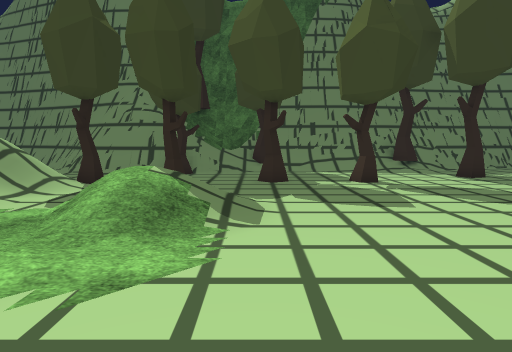
View 1 (above)

16 first-person views from a walk through a 3-D level made in the Unity game engine. The camera is 1.3 m above the floor, tilts 6° down and sees 75° across. The floor is counted in squares, 1 m on a side. Each view is taken from the middle of a square. On the plan, view 1 faces up. The plan holds only what a view shows up to about 14 squares ahead; the rest is blank. The place goes on beyond the plan. Some animated figures are not drawn. Some surface patterns are stand-ins.

View 2
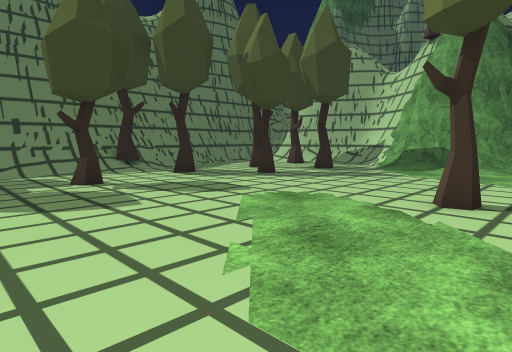

View 3
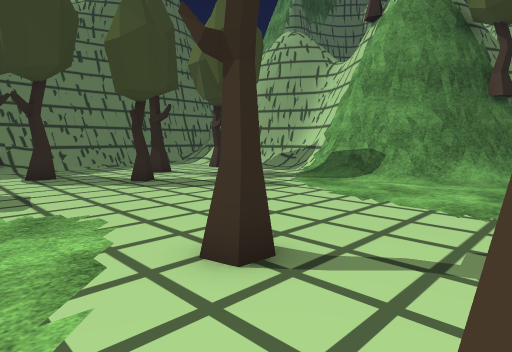

View 4
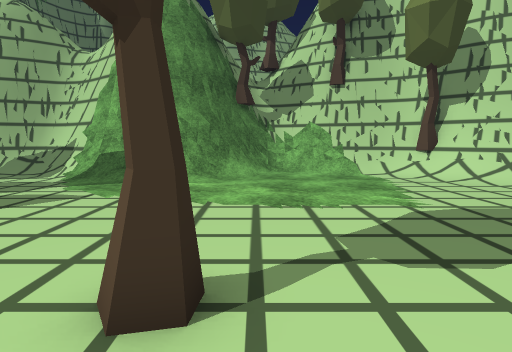

View 5
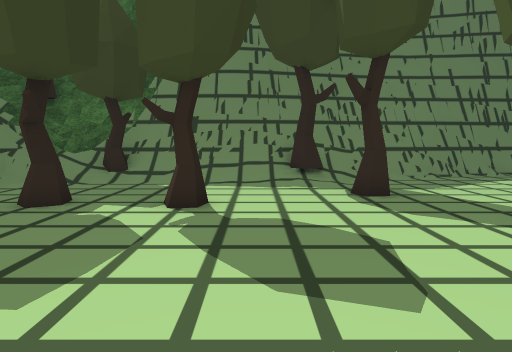

View 6
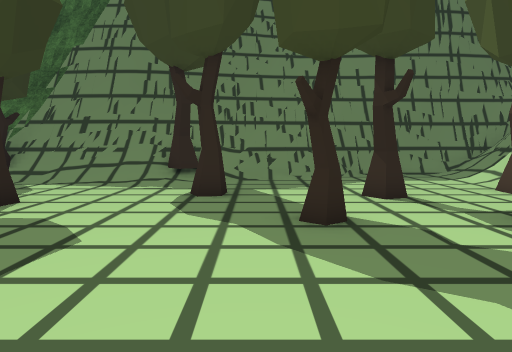

View 7
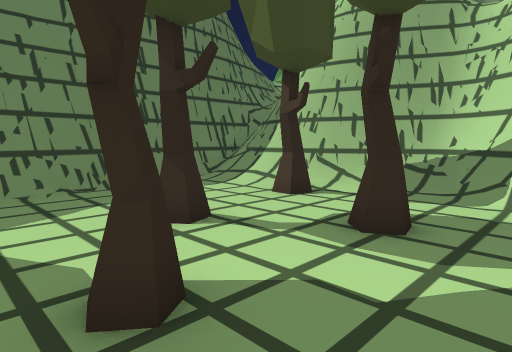

View 8
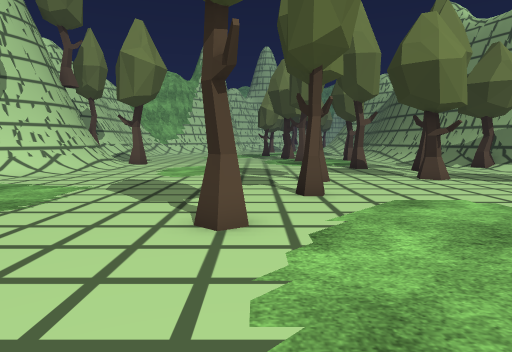

View 9
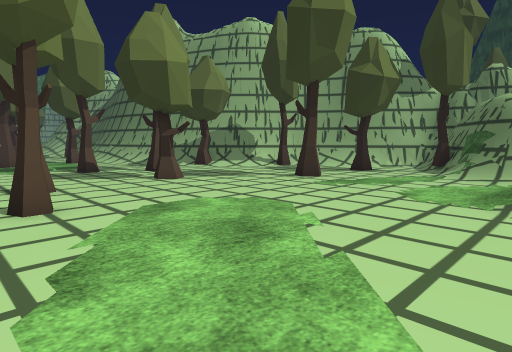

View 10
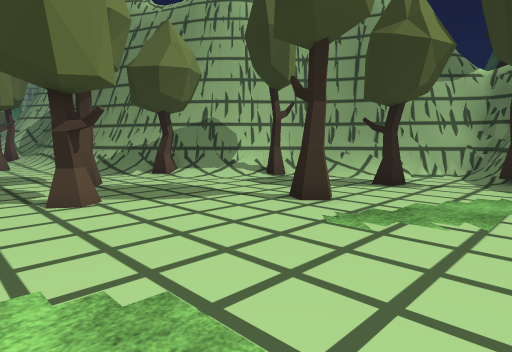

View 11
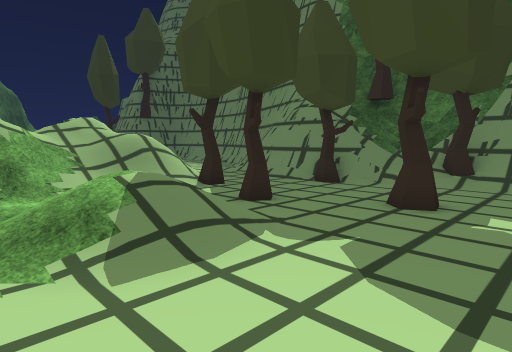

View 12
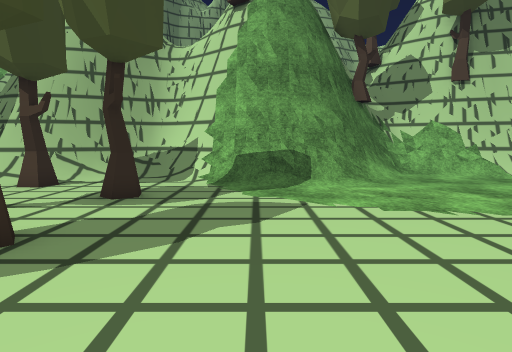

View 13
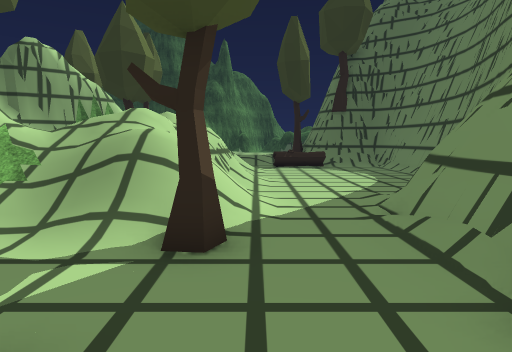

View 14
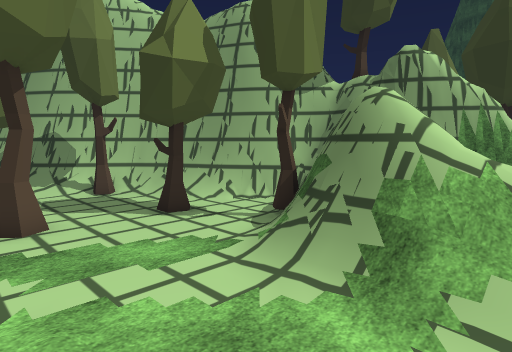

View 15
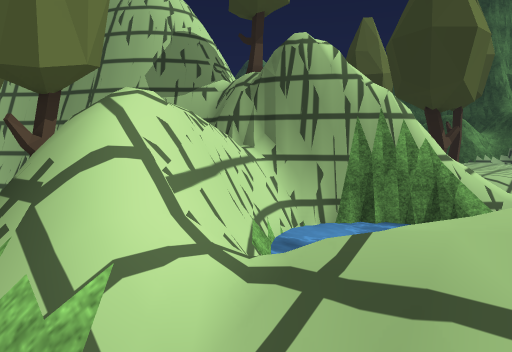

View 16
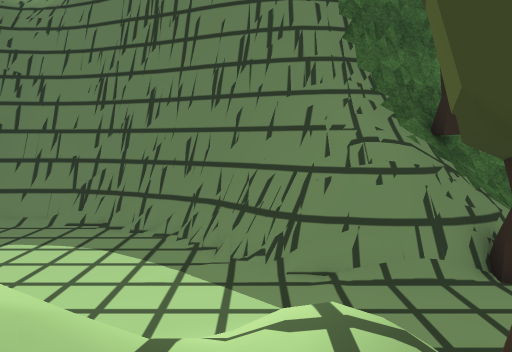

### Floor plan
Key: @ floor where view 1 was taken; # wall or solid block; . main floor; : floor 1.75 m higher than the main floor; + floor 3 m higher than the main floor; / step, stairs or slope; = window, fence, low wall or low ledge; ≈ water the walk keeps out of; v drop or lower ground; T tree; O other object.
Columns run from 15 left of view 1 to 21 right of it. Each row starts with its distance up from view 1.
 18 #####                         ######
 17 ...####    #####    ############//=
 16 .....###   ###########==#===...//##
 15 ......=#####=//T/////TT//....../=##
 14 .......=####TT/....///........./##
 13 ............T..................T###
 12 .......................T...T...T/##
 11 /.////////.....TT.TT.............=##
 10   ==== ///T..T...........T......./=#
  9     :=/////..T...........T...T...=##
  8       ////.. //................./##
  7       ////.. //................/=##
  6 =     ////..////.............../=#
  5 #≈  ≈==/v/..///................/=#
  4 ##≈≈vv #=/...................../=#
  3  #vvv+v==/...................../=##
  2       TT/.............TT......../###
  1    ###T........................../=##
  0    #=..........@................../=
 -1    ##=..T...T........T............##
 -2     ##/.T..TT..................../=#
 -3     ##O/............... ........./##
 -4      ##/........T...T.. .........=##
 -5      ##=/T......T...... .......//T#
 -6       ##TT............. ......./###
 -7        ##=/....T.......  ...../=##
 -8         ##=T..TT.....          ##
 -9          ##TT....T.
-10           ##O. ..
-11            #   ..

Where each view was taken, in squares from view 1:
view 1: 0 up, 0 right, facing up
view 2: 0 up, 0 right, facing up-right
view 3: 1 down, 5 right, facing up-right
view 4: 1 up, 5 right, facing right
view 5: 4 up, 5 right, facing up
view 6: 4 up, 9 right, facing up
view 7: 7 up, 9 right, facing up-right
view 8: 7 up, 7 right, facing down
view 9: 6 up, 7 right, facing down-left
view 10: 3 up, 3 right, facing down-left
view 11: 4 up, 3 right, facing up-left
view 12: 6 up, 6 right, facing right
view 13: 11 up, 1 left, facing left
view 14: 7 up, 2 left, facing down-left
view 15: 8 up, 7 left, facing down-left
view 16: 7 up, 8 left, facing up
